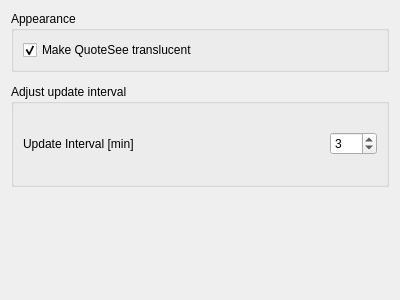
<?xml version="1.0" encoding="UTF-8"?>
<ui version="4.0">
 <class>QSGeneralConfig</class>
 <widget class="QWidget" name="QSGeneralConfig">
  <property name="geometry">
   <rect>
    <x>0</x>
    <y>0</y>
    <width>400</width>
    <height>300</height>
   </rect>
  </property>
  <property name="windowTitle">
   <string>Form</string>
  </property>
  <layout class="QVBoxLayout" name="verticalLayout_3">
   <item>
    <widget class="QGroupBox" name="appearanceGroupBox">
     <property name="sizePolicy">
      <sizepolicy hsizetype="Preferred" vsizetype="Preferred">
       <horstretch>0</horstretch>
       <verstretch>0</verstretch>
      </sizepolicy>
     </property>
     <property name="title">
      <string>Appearance</string>
     </property>
     <layout class="QVBoxLayout" name="verticalLayout">
      <item>
       <widget class="QCheckBox" name="translucentCheckBox">
        <property name="text">
         <string>Make QuoteSee translucent</string>
        </property>
        <property name="checked">
         <bool>true</bool>
        </property>
       </widget>
      </item>
     </layout>
    </widget>
   </item>
   <item>
    <widget class="KSeparator" name="kseparator"/>
   </item>
   <item>
    <widget class="QGroupBox" name="intervalGroupBox">
     <property name="sizePolicy">
      <sizepolicy hsizetype="Preferred" vsizetype="MinimumExpanding">
       <horstretch>0</horstretch>
       <verstretch>0</verstretch>
      </sizepolicy>
     </property>
     <property name="title">
      <string>Adjust update interval</string>
     </property>
     <layout class="QVBoxLayout" name="verticalLayout_2">
      <item>
       <layout class="QHBoxLayout" name="horizontalLayout_3">
        <item>
         <widget class="QLabel" name="label_3">
          <property name="sizePolicy">
           <sizepolicy hsizetype="Preferred" vsizetype="Preferred">
            <horstretch>0</horstretch>
            <verstretch>0</verstretch>
           </sizepolicy>
          </property>
          <property name="text">
           <string>Update Interval [min]</string>
          </property>
         </widget>
        </item>
        <item>
         <widget class="QSpinBox" name="updateIntervalSpinBox">
          <property name="sizePolicy">
           <sizepolicy hsizetype="Maximum" vsizetype="Fixed">
            <horstretch>0</horstretch>
            <verstretch>0</verstretch>
           </sizepolicy>
          </property>
          <property name="minimum">
           <number>1</number>
          </property>
          <property name="maximum">
           <number>120</number>
          </property>
          <property name="value">
           <number>3</number>
          </property>
         </widget>
        </item>
       </layout>
      </item>
     </layout>
    </widget>
   </item>
   <item>
    <spacer name="verticalSpacer">
     <property name="orientation">
      <enum>Qt::Vertical</enum>
     </property>
     <property name="sizeHint" stdset="0">
      <size>
       <width>20</width>
       <height>40</height>
      </size>
     </property>
    </spacer>
   </item>
  </layout>
 </widget>
 <customwidgets>
  <customwidget>
   <class>KSeparator</class>
   <extends>QFrame</extends>
   <header>kseparator.h</header>
   <container>1</container>
  </customwidget>
 </customwidgets>
 <resources/>
 <connections/>
</ui>
